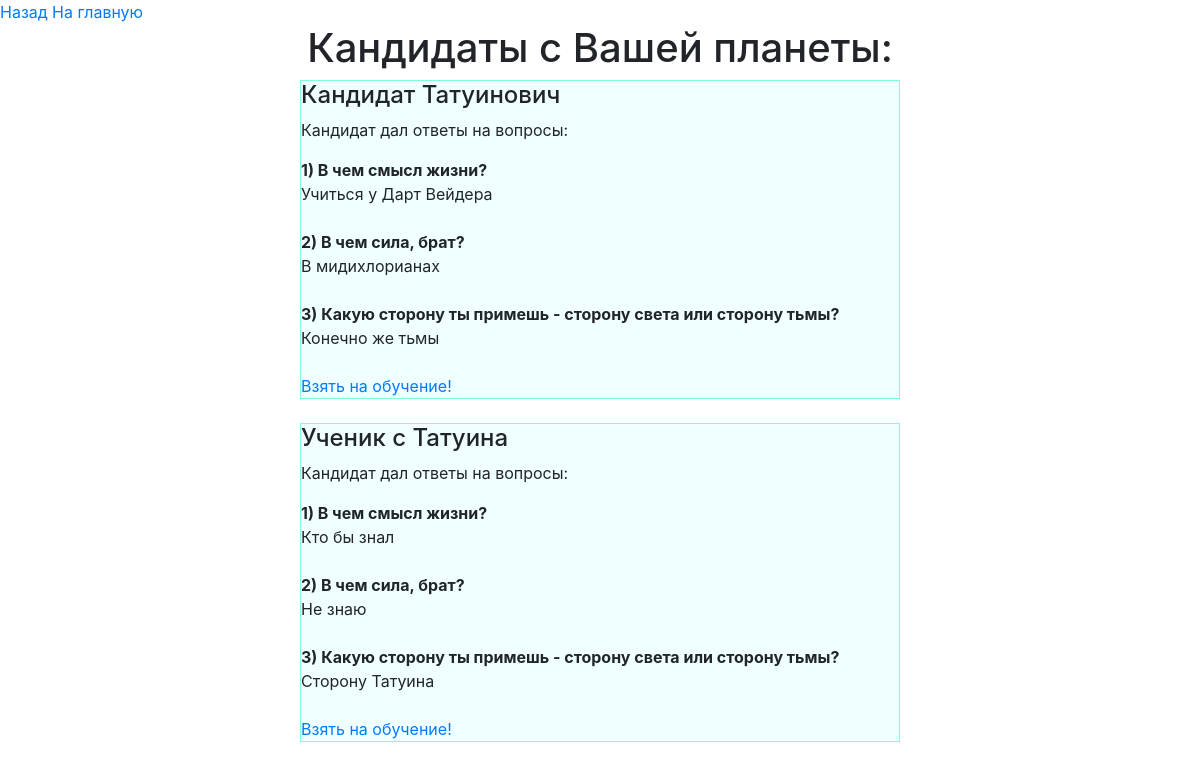
The app's page /choose/padawan_candidates/3 with its own data.
### mainapp/models.py (models this page shows, shortened)
class PadawanModel(models.Model):
    class Meta:
        verbose_name = _("Кандидат")
        verbose_name_plural = _("Кандидаты")
    name = models.CharField(_('Имя'), max_length=32, blank=False, null=False)
    surname = models.CharField(_('Фамилия'), max_length=128, blank=False, null=False)
    age = models.PositiveIntegerField(_('Возраст'), default=100, blank=False, null=False)
    planet = models.ForeignKey(PlanetModel, verbose_name=_('Планета обитания'),
                               on_delete=models.CASCADE, blank=False, null=False)
    email = models.EmailField(_('E-mail'), max_length=256, blank=False, null=False)
    def __str__(self):
        return f'{self.name} {self.surname}'

class AnswerModel(models.Model):
    question = models.ForeignKey(QuestionModel, verbose_name=_('Вопрос'),
                                 on_delete=models.CASCADE, blank=False, null=False)
    answer = models.TextField(_('Текст ответа'), max_length=1024, blank=False, null=False)
    padawan = models.ForeignKey(PadawanModel, verbose_name=_('Отвечавший падаван'),
                                on_delete=models.CASCADE, blank=False, null=False)

class QuestionModel(models.Model):
    class Meta:
        verbose_name = _("Вопрос")
        verbose_name_plural = _("Вопросы")
    title = models.CharField(_('Кратское название вопроса'), max_length=32)
    question = models.TextField(_('Текст вопроса'), max_length=128)
    task = models.ForeignKey(TaskModel, verbose_name=_('Вопрос задания'), max_length=128, on_delete=models.CASCADE)

### mainapp/views.py (the view)
# urls.py: path('choose/padawan_candidates/<int:jedi_pk>', CandidatesView.as_view(), name='candidates_for_jedi'),
class CandidatesView(ListView):
    template_name = 'candidates_list.html'
    model = PadawanModel
    def get_queryset(self):
        planet = get_object_or_404(JediModel, pk=self.kwargs['jedi_pk']).planet_id
        return PadawanModel.objects.filter(planet_id=planet)
    def get_context_data(self, *, object_list=None, **kwargs):
        context = super().get_context_data(**kwargs)
        context['jedi_pk'] = self.kwargs['jedi_pk']
        return context

### templates/candidates_list.html (shortened to what this page needs)
{% extends "extends/base.html" %}{% load i18n %}{% load static %}
{% block body %}
            <h1 class="text-center">Кандидаты с Вашей планеты:</h1>
{% for candidate in object_list %}
    <div class="candidate_block">
    <h4>{{ candidate }}</h4>
        {% if candidate.answermodel_set.first  %}
            <p>Кандидат дал ответы на вопросы:</p>
            {% for answer in candidate.answermodel_set.all %}
       <strong>{{ forloop.counter }}) {{ answer.question.question }}</strong><br>
        {{ answer.answer }}<br><br>
            {% endfor %}
            <a href="{% url 'main:take_padawan' jedi_pk candidate.pk %}">{% trans 'Взять на обучение!' %}</a>
        {% else %}
        <p>Кандидат зарегистрировался, но не ответил на вопросы...</p>
        {% endif %}
    </div>
    <br>
{% endfor %}
{% endblock %}

### static/css/main.css (style rules this page uses)
.candidate_block { width: 50%; margin: auto; background-color: azure; border: aquamarine 1px solid; }

### records on screen
PadawanModel: name+surname "Кандидат Татуинович"
AnswerModel: question.question "В чем смысл жизни?", answer "Учиться у Дарт Вейдера"
AnswerModel: question.question "В чем сила, брат?", answer "В мидихлорианах"
AnswerModel: question.question "Какую сторону ты примешь - сторону света или сторону тьмы?", answer "Конечно же тьмы"
PadawanModel: name+surname "Ученик с Татуина"
AnswerModel: question.question "В чем смысл жизни?", answer "Кто бы знал"
AnswerModel: question.question "В чем сила, брат?", answer "Не знаю"
AnswerModel: question.question "Какую сторону ты примешь - сторону света или сторону тьмы?", answer "Сторону Татуина"
